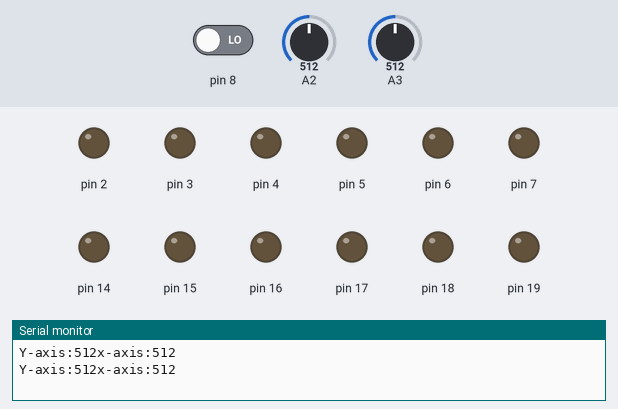
Simulated run of this sketch. Board: Arduino Uno, built with avr-gcc and run on an emulated ATmega328P. Parts: output pins drawn as LEDs (lit = HIGH), the last lines printed to the serial monitor. Dashed ring = blinking. The inputs (shaded band) are chosen by the test bench; at power-on: A3 = 512, pin 8 LOW, A2 = 512. Pins used as bus, display or sensor lines are not drawn.

Above: at 2.8 s.
2.9 s: A3 set to 785
6.2 s: A3 set to 816
At 9.25 s:
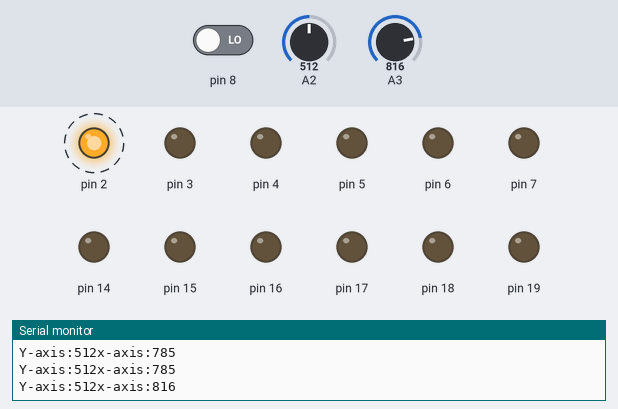
12.2 s: pin 8 driven HIGH
At 16.7 s:
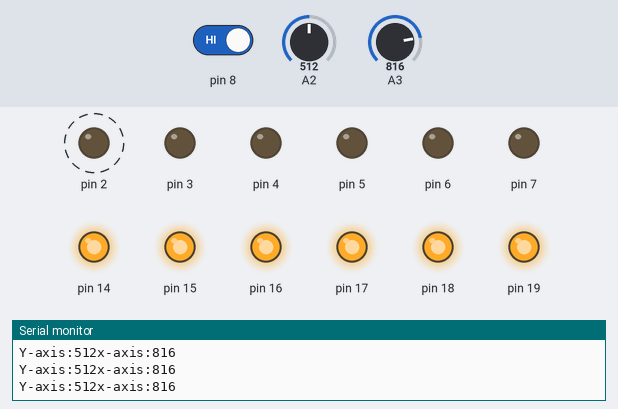
18.2 s: pin 8 driven LOW
At 22.7 s:
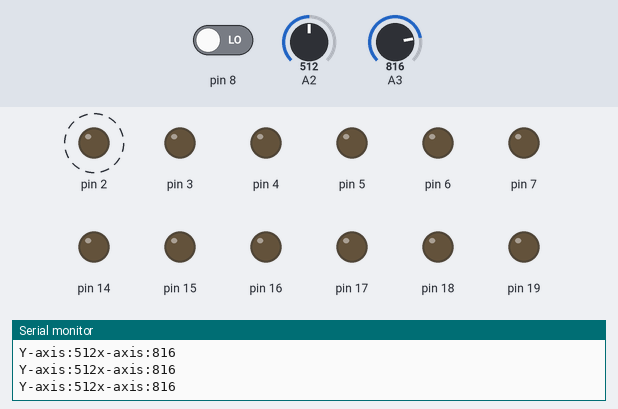
24.2 s: A3 set to 790
At 25.25 s:
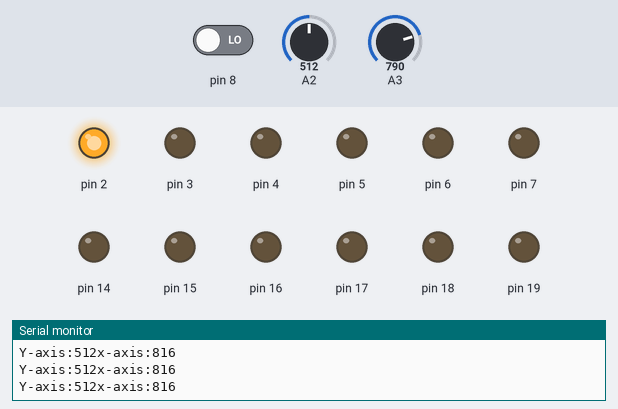
Timing chart, 0 to 27.2 s (numbered marks = the images above; inputs shaded):
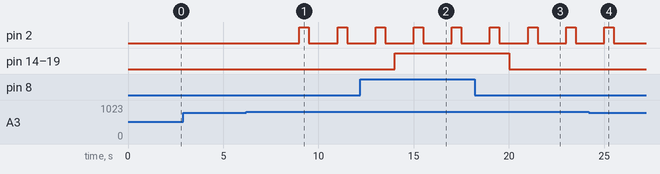

The sketch:

Exp_16_Obs_2.ino
```cpp
#include<avr/io.h>
#include<util/delay.h>
#define checkbit(x,y) ((x) & (y))
#define bitn(p) (0x01 << (p))
int main (void)
{
  int x;
  int y;
  Serial.begin(2000000);
  DDRD = 0xFF;
  DDRC = 0xFF;
  DDRB = 0x00;
  while (true)
  {
    ADMUX = 0x42;
    ADCSRA = 0xC7;
    while (ADCSRA & (1 << ADSC));
    y = ADCW;
    ADMUX = 0x43;
    ADCSRA = 0xC7;
    while (ADCSRA & (1 << ADSC));
    x = ADCW;
    Serial.print("Y-axis:");
    Serial.print(y);
    Serial.print("x-axis:");
    Serial.println(x);
    if (PINB & 0x01)
    {
      PORTC = 0xFF;
      _delay_ms(500);
      PORTD = 0b00000000;
      _delay_ms(500);
    }
    else
    {
      PORTC = 0x00;
      _delay_ms(500);
      PORTD = 0b00000000;
      _delay_ms(500);
    }
    if(x < 100)
    {
      PORTB = 0b00000001;
      _delay_ms(500);
      PORTD = 0b00000000;
      _delay_ms(500);
    }
    if(x < 800)
    {
      PORTD = 0b00000010;
       _delay_ms(500);
      PORTD = 0b00000000;
      _delay_ms(500);
    }
    else if(y > 100)
    {
      PORTD = 0b00000100;
      _delay_ms(500);
      PORTD = 0b00000000;
      _delay_ms(500);
    }
    else if(y > 800)
    {
      PORTD = 0b00001000;
      _delay_ms(500);
      PORTD = 0b00000000;
      _delay_ms(500);
    }
    else
    {
      PORTD = 0b00000000;
      _delay_ms(500);
      PORTD = 0b00000000;
      _delay_ms(500);
    }
}
}
```

Measured:
- the behaviour switches between 799 and 800 on A3 (found by bisection; images 0 and 1)
- after the input at 6.2 s, pin 2: alternates HIGH for 0.50 s and LOW for 1.5 s, starting after 2.8 s
- after the input at 12.2 s, pin 14–19: LOW → HIGH after 1.8 s
- after the input at 18.2 s, pin 14–19: HIGH → LOW after 1.8 s
- after the input at 24.2 s, pin 2: goes on until 25.5 s, then stays LOW
